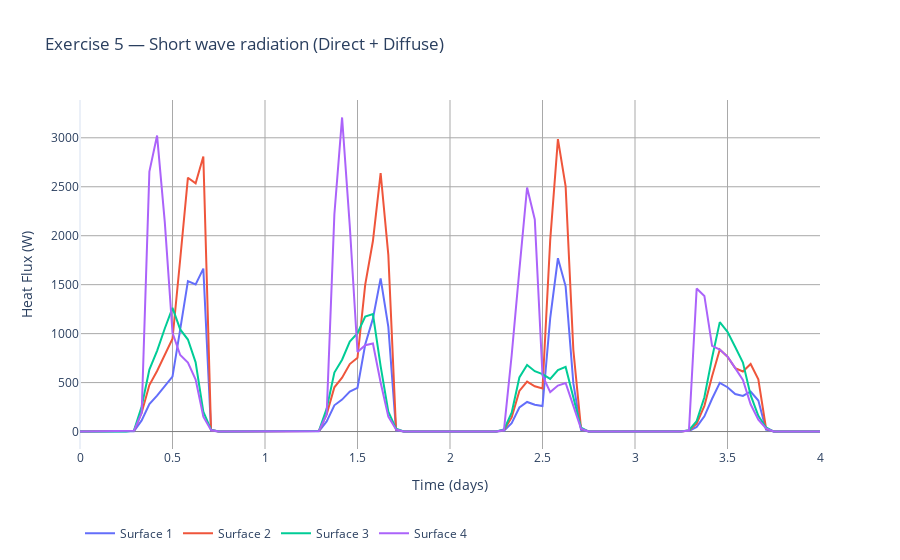

The notebook cell this image was saved under:
### Markdown cell above
**<ins>Question 1:<ins>**

**Analyze the Shortwave Radiation data for the four vertical walls (Surfaces 1, 2, 3, and 4) over a full day.** \
Based only on the observed radiation patterns (when the radiation is highest and lowest), **identify and label which surface corresponds to the NORTH, SOUTH, EAST, and WEST orientations.**

**<ins>Question 2:<ins>**

**Focus on the wall you identified as SOUTH.** \
Systematically **modify its Tilt Angle β between 180° (horizontal) and 90° (vertical) by 10° increment.** \
What specific tilt angle **maximizes the total daily solar energy received** (or the maximum instantaneous Shortwave Radiation) on this South-facing surface?

**<ins>Question 3:<ins>**

**After setting the wall 1 Azimuth to 90°, you may observe that its power curve (in W) is similar to the wall 2 curve, but vertically offset.** \
**Explain this offset** and the observed curve similarity. \
Knowing that the absorptivity of all walls is 0.6 **what must be the numerical difference between Wall 1 and Wall 2 to cause this difference in total power (W) ?** (give a rough estimation)

**<ins>Question 4:<ins>**

Modify Azimuth between 0° and 359° and observe change.

### Code cell
sim1 = FMUSimulation(databasePath / "Exercises_SolarRadiation_5.fmu")

sim1.initialize(startTime=0.0, stopTime=86400 * 4, timeStep=3600.0)
sim1.initParameters(
    ## default: azi=0, tilt=90
    ## tilt:
    ### 0° : face the sky
    ### 180° : face the ground

    {"building.wall_SOUTH.angleDegAzi": 90.0, "building.wall_SOUTH.angleDegTil": 90.0}
)
sim1.exitInitialization()

outputNames = [
    "building.surfacesToAmbience.toSurfacesPorts[1].heatPortSw.Q_flow",
    "building.surfacesToAmbience.toSurfacesPorts[2].heatPortSw.Q_flow",
    "building.surfacesToAmbience.toSurfacesPorts[3].heatPortSw.Q_flow",
    "building.surfacesToAmbience.toSurfacesPorts[4].heatPortSw.Q_flow",
]
data1 = sim1.run(outputNames)
sim1.terminate()

sim1Factory = SimulationPlotFactory()

sim1Factory.plot_multi_curves(
    time=data1["time"],
    data_type="heat_flux",
    data_dict={
        "Surface 1": data1[
            "building.surfacesToAmbience.toSurfacesPorts[1].heatPortSw.Q_flow"
        ],
        "Surface 2": data1[
            "building.surfacesToAmbience.toSurfacesPorts[2].heatPortSw.Q_flow"
        ],
        "Surface 3": data1[
            "building.surfacesToAmbience.toSurfacesPorts[3].heatPortSw.Q_flow"
        ],
        "Surface 4": data1[
            "building.surfacesToAmbience.toSurfacesPorts[4].heatPortSw.Q_flow"
        ],
    },
    title="Exercise 5 — Short wave radiation (Direct + Diffuse)",
);
